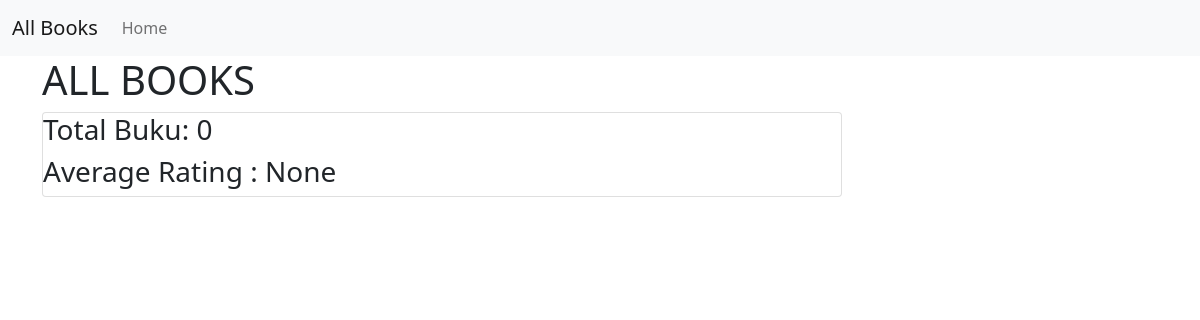
Page /data/ on the earlier database version.
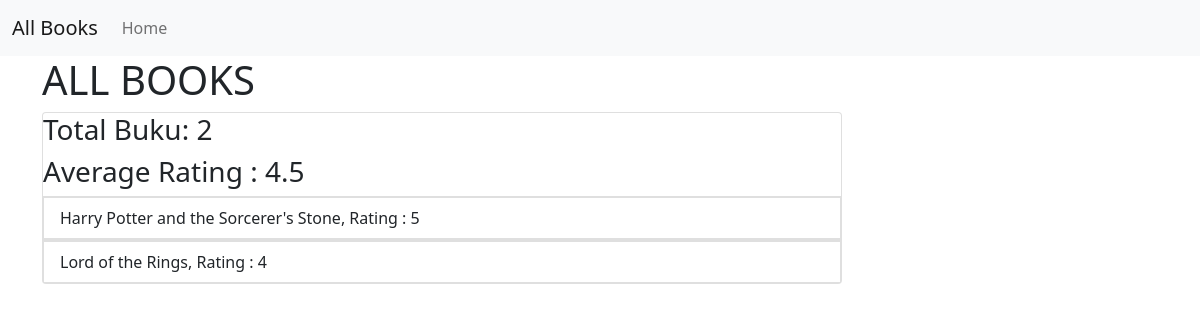
Same page on the later database version.
### data_model/models.py (models this page shows, shortened)
class Book(models.Model):
    title = models.CharField(max_length=50)
    rating = models.IntegerField(
        validators=[MinValueValidator(1), MaxValueValidator(5)])
    author = models.CharField(null=True, max_length=100)
    is_bestselling = models.BooleanField(default=False)
    slug = models.SlugField(default="", blank=True,
                            null=False, editable=False, db_index=True)

### data_model/views.py (the view)
# urls.py: path("", views.index, name='HomeTemplate'),
def index(request):
    context = {
        'all_book': books,
        'num_books': num_books,
        'avg_rating': avg_rating,
    }
    return render(request, 'data_model/index.html', context)

### data_model/templates/data_model/index.html (shortened to what this page needs)
{% extends 'data_model/base.html' %}
{% block Header %} ALL BOOKS {% endblock Header %}
{% block content %}
<div class="card mt-10" style="width: 50rem;">
    <h3>Total Buku: {{num_books}}</h3>
    <h3>Average Rating : {{avg_rating.rating__avg}}</h3>
    {% for book in all_book %}
    <ul class="list-group list-group-flush">
        <a href={% url 'DataBooks' book.slug %} class="text-decoration-none">
            <li class="list-group-item">{{ book.title }}, Rating : {{ book.rating }}</li>
        </a>
    </ul>
    {% endfor %}
</div>
{% endblock content %}

Differences in the rows shown:
added Book: title "Harry Potter and the Sorcerer's Stone", rating "5"
added Book: title "Lord of the Rings", rating "4"
Other differences:
{{ num_books }}: "0" → "2"
{{ avg_rating.rating__avg }}: "None" → "4.5"
